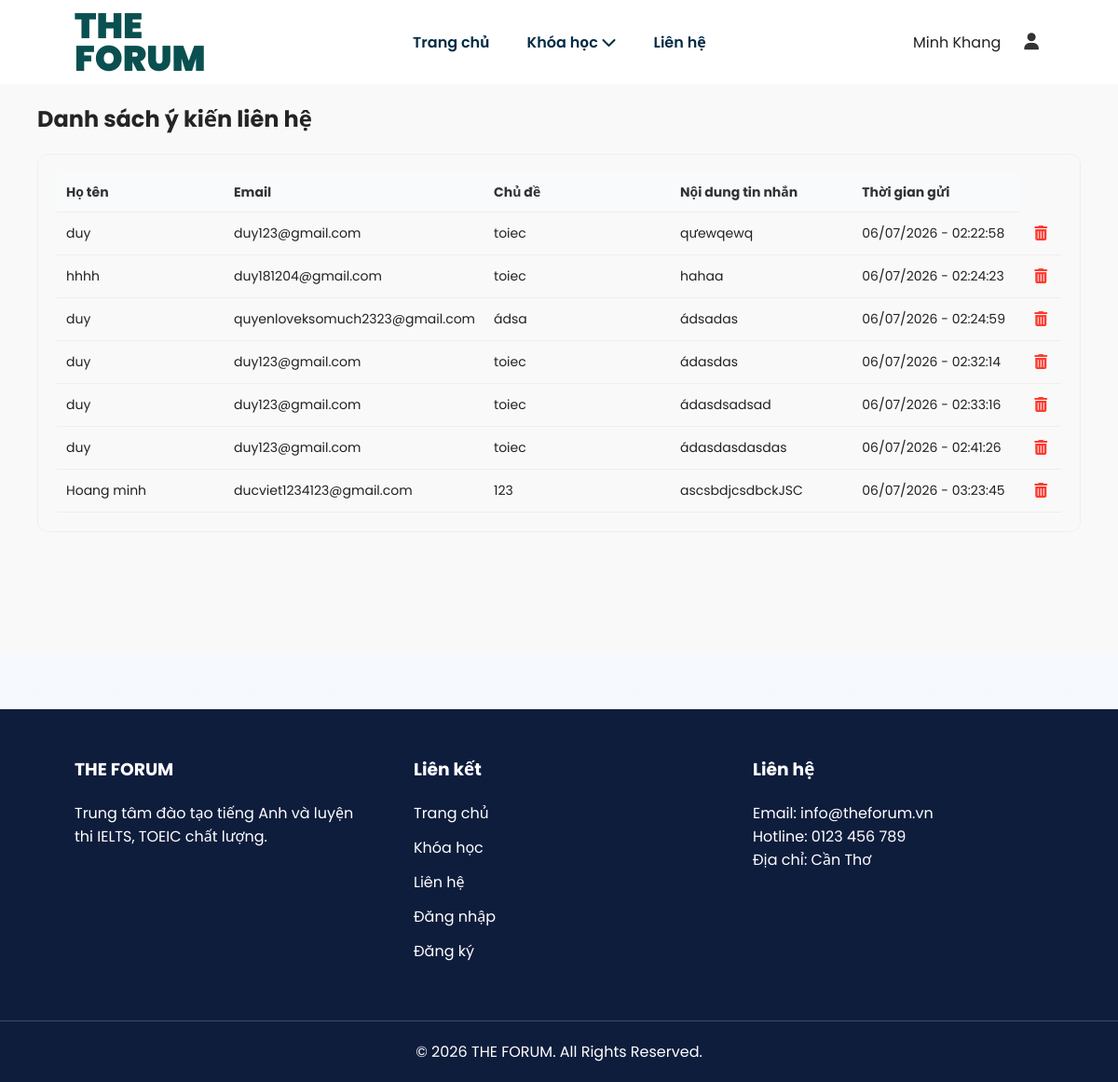
The app's page /xemlienhe.php (signed in) with its own data.
### tables this page shows
CREATE TABLE `lienhe` (
  `id` int(11) NOT NULL,
  `name` varchar(255) NOT NULL,
  `email` varchar(255) NOT NULL,
  `subject` varchar(255) NOT NULL,
  `message` text NOT NULL,
  `created_at` timestamp NOT NULL DEFAULT current_timestamp()
);

### xemlienhe.php (the view, shortened to what this page needs)
<?php
require_once("mysqlConnect.php");
$query = "SELECT * FROM `lienhe` ORDER BY `created_at` ASC";
$result = $mysqli->query($query);
?>
<?php include("header.php"); ?>
<!DOCTYPE html>
<html lang="vi">
<head>
    <link rel="stylesheet" href="./css/style.css">
</head>
<body>
<main>
    <div class="khoahoc-container">
        <section class="category">
            <div class="category-head">
                <h2>Danh sách ý kiến liên hệ</h2>
            </div>
            <div class="course-grid" style="grid-template-columns: 1fr;">
                <div class="course-card enrolled">
                    <div class="card-body detail-panel" style="max-height: none; opacity: 1; border-width: 0; padding: 20px; overflow: visible;">
                        <table>
                            <thead>
                                <tr>
                                    <th style="width: 180px;">Họ tên</th>
                                    <th style="width: 220px;">Email</th>
                                    <th style="width: 200px;">Chủ đề</th>
                                    <th>Nội dung tin nhắn</th>
                                    <th style="width: 180px;">Thời gian gửi</th>
                                </tr>
                            </thead>
                            <tbody>
                                <?php
                                if ($result && $result->num_rows > 0):
                                    while ($row = $result->fetch_assoc()):
                                ?>
                                    <tr>
                                        <td><?= htmlspecialchars($row['name']); ?></td>
                                        <td><?= htmlspecialchars($row['email']); ?></td>
                                        <td><?= htmlspecialchars($row['subject']); ?></td>
                                        <td><?= nl2br(htmlspecialchars($row['message'])); ?></td>
                                        <td><?= date('d/m/Y - H:i:s', strtotime($row['created_at'])); ?></td>
                                        <td style="text-align: center;">
                                            <a href="xemlienhe.php?delete_id=<?= $row['id']; ?>"
                                               style="color: #ff3b30; font-weight: bold; font-size: 16px;"
                                               onclick="return confirm('Bạn có chắc chắn muốn xoá bỏ liên hệ này không?');">
                                                <i class="fa-solid fa-trash-can"></i>
                                            </a>
                                        </td>
                                    </tr>
                                <?php
                                    endwhile;
                                endif; ?>
                            </tbody>
                        </table>
                    </div>
                </div>
            </div>
        </section>
    </div>
</main>
</body>
</html>

### css/style.css (style rules this page uses)
* { box-sizing: border-box; margin: 0; padding: 0; }
html { scroll-behavior: smooth; }
body { font-family: 'Poppins', 'Segoe UI', Tahoma, Geneva, Verdana, sans-serif; background: linear-gradient(180deg, #f9fbff 0%, #f4f7fb 100%); color: var(--text); overflow-x: hidden; }
a { color: inherit; text-decoration: none; }
ul { list-style: none; }
main { min-height: 70vh; background-color: #f9f9f9; }
footer { margin-top: 60px; background: #0f1d3d; color: #fff; }
.footer-container { display: flex; justify-content: space-between; gap: 24px; padding: 50px 80px; }
.footer-col { width: 30%; }
.footer-col h3 { margin-bottom: 20px; }
.footer-col ul li { margin: 12px 0; }
.copyright { padding: 20px; border-top: 1px solid rgba(255, 255, 255, 0.2); text-align: center; }
.khoahoc-container { max-width: 1240px; margin: 0 auto; padding: 20px 40px 80px; }
.category { margin-bottom: 50px; }
.category-head { margin-bottom: 20px; text-align: left; }
.category-head h2 { margin-bottom: 6px; font-size: 24px; font-weight: 700; color: #242424; }
.detail-panel { grid-column: 1 / -1; display: block; width: 100%; max-height: 0; margin: 0; padding: 0 20px; border: 0 solid #ddd; border-radius: 12px; background: #f9f9f9; overflow: hidden; opacity: 0; transition: max-height 0.35s ease, opacity 0.25s ease, padding 0.35s ease, margin 0.2s ease, border-width 0.2s ease; }
.detail-panel table { width: 100%; border-collapse: collapse; }
.detail-panel th, .detail-panel td { padding: 10px; border-bottom: 1px solid #eee; text-align: left; font-size: 14px; }
.detail-panel th { background: #f8fafc; color: #333; }
.course-grid { display: grid; grid-template-columns: repeat(auto-fill, minmax(240px, 1fr)); gap: 20px; }
.course-grid .course-card.enrolled { border: 1px solid #eee; border-radius: 12px; background: #fff; }
.course-grid .card-body { padding: 15px; }

### records on screen
lienhe: name "duy", email "duy123@gmail.com", subject "toiec", message "qưewqewq", created_at "06/07/2026 - 02:22:58"
lienhe: name "hhhh", email "duy181204@gmail.com", subject "toiec", message "hahaa", created_at "06/07/2026 - 02:24:23"
lienhe: name "duy", email "quyenloveksomuch2323@gmail.com", subject "ádsa", message "ádsadas", created_at "06/07/2026 - 02:24:59"
lienhe: name "duy", email "duy123@gmail.com", subject "toiec", message "ádasdas", created_at "06/07/2026 - 02:32:14"
lienhe: name "duy", email "duy123@gmail.com", subject "toiec", message "ádasdsadsad", created_at "06/07/2026 - 02:33:16"
lienhe: name "duy", email "duy123@gmail.com", subject "toiec", message "ádasdasdasdas", created_at "06/07/2026 - 02:41:26"
lienhe: name "Hoang minh", email "ducviet1234123@gmail.com", subject "123", message "ascsbdjcsdbckJSC", created_at "06/07/2026 - 03:23:45"

### other values on screen
$user["name"] "Minh Khang"
